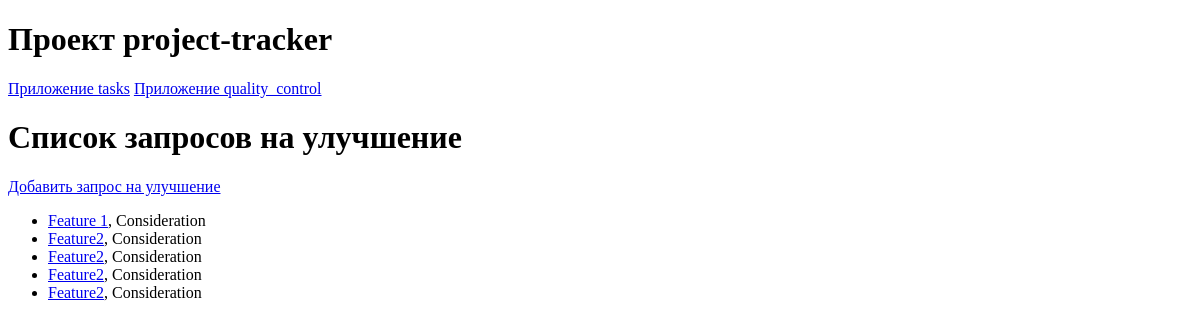
Before: /quality_control/features/ with the older database file.
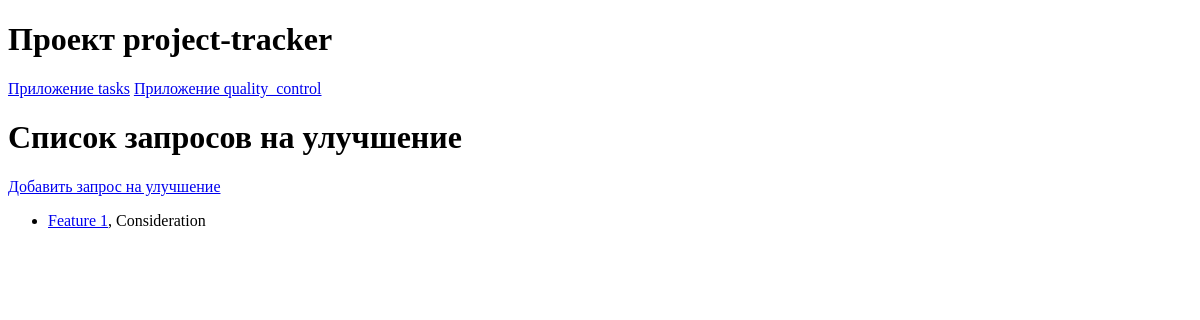
After: the same page with the newer database file.
### quality_control/models.py (models this page shows)
class FeatureRequest(models.Model):
    STATUS_CHOICES = [
        ('Consideration','Рассмотрение'),
        ('Accepted','Принято'),
        ('Rejected','Отклонено')
    ]
    PRIORITY_CHOICES = [
        ('3', 'Hard'),
        ('2','Medium'),
        ('1','Light')
    ]
    title = models.CharField(max_length=50)
    description = models.TextField()
    project = models.ForeignKey(
        Project,
        related_name='project_as_featurerequest',
        on_delete=models.CASCADE
    )
    task = models.ForeignKey(
        Task,
        related_name='task_as_featurerequest',
        on_delete=models.SET_NULL,
        null =True
    )
    status = models.CharField(
        max_length=50,
        choices=STATUS_CHOICES,
        default='New',
    )
    priority = models.CharField(
        max_length=50,
        choices=PRIORITY_CHOICES,
        default='1'
    )
    created_at = models.DateTimeField(auto_now_add=True)
    update_at = models.DateTimeField(auto_now=True)

### quality_control/views.py (the view)
# urls.py: path('features/', views.feature_list, name='feature_list'),
def feature_list(request):
    features = FeatureRequest.objects.all()
    return render(request, 'quality_control/feature_list.html', {'feature_list': features})

### quality_control/templates/quality_control/feature_list.html
{% extends 'base/base.html' %}
{% block content %}
    <h1>Список запросов на улучшение</h1>
    <p><a href="{% url 'quality_control:create_featurerequest' %}">Добавить запрос на улучшение</a></p>
    <ul>
        {% for feature in feature_list %}
            <li><a href = "{% url 'quality_control:feature_id_detail' feature.id %}">{{ feature.title }}</a>, <a>{{ feature.status }}</a></li>
        {% endfor %}
    </ul>
{% endblock %}

### templates/base/base.html (shortened to what this page needs)
<!DOCTYPE html>
<html lang="en">
<head>
</head>
<body>
    <header>
      <h1>Проект project-tracker</h1>
    </header>
    {% include 'base/nav.html' %}
    <main>
        {% block content %}{% endblock %}
    </main>
</body>
</html>

### templates/base/nav.html
<nav>
    <a href="{% url 'tasks:index' %}">Приложение tasks</a>
    <a href="{% url 'quality_control:index' %}">Приложение quality_control</a>
</nav>

Changed rows visible on the page:
removed FeatureRequest: title "Feature2", status "Consideration"
removed FeatureRequest: title "Feature2", status "Consideration"
removed FeatureRequest: title "Feature2", status "Consideration"
removed FeatureRequest: title "Feature2", status "Consideration"
